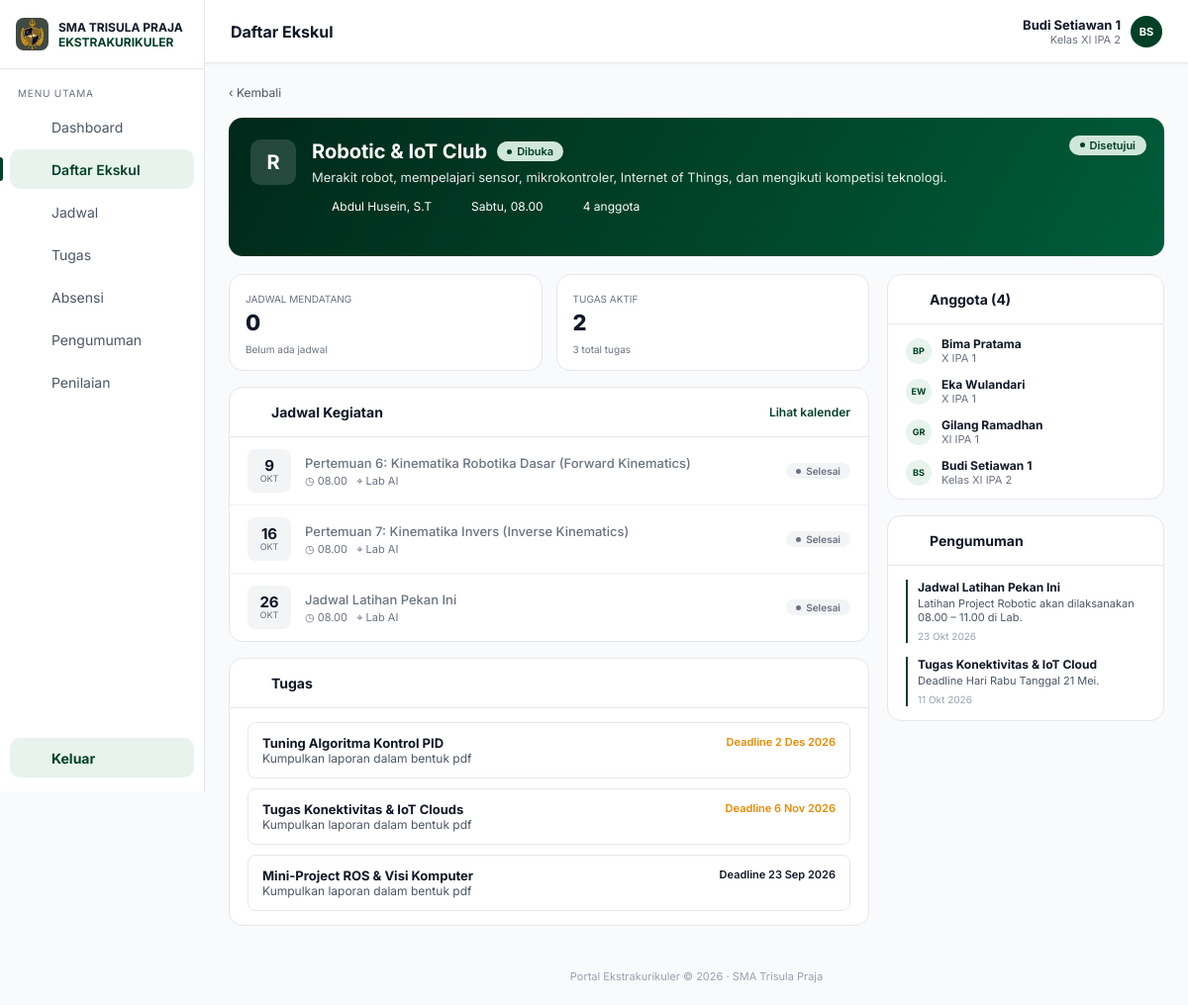
The app's page /portal-trisula/ekskul_detail.php?id=1 (signed in) with its own data.
### tables this page shows
CREATE TABLE `users` (
  `id` int UNSIGNED NOT NULL,
  `username` varchar(50) NOT NULL,
  `password` varchar(255) NOT NULL,
  `nama` varchar(100) NOT NULL,
  `role` enum('siswa','pembimbing') NOT NULL DEFAULT 'siswa',
  `nis` varchar(20) DEFAULT NULL,
  `angkatan` year DEFAULT NULL,
  `kelas` varchar(30) DEFAULT NULL,
  `created_at` timestamp NULL DEFAULT CURRENT_TIMESTAMP
);

CREATE TABLE `ekskul` (
  `id` int UNSIGNED NOT NULL,
  `nama` varchar(100) NOT NULL,
  `deskripsi` varchar(255) NOT NULL,
  `pembimbing` varchar(100) NOT NULL,
  `pembimbing_id` int UNSIGNED DEFAULT NULL,
  `hari` enum('Senin','Selasa','Rabu','Kamis','Jumat','Sabtu','Minggu') NOT NULL,
  `jam_mulai` time NOT NULL,
  `jam_selesai` time NOT NULL,
  `kuota` smallint UNSIGNED NOT NULL
);

CREATE TABLE `pertemuan` (
  `id` int UNSIGNED NOT NULL,
  `ekskul_id` int UNSIGNED NOT NULL,
  `judul` varchar(150) NOT NULL,
  `tanggal` date NOT NULL,
  `jam` time NOT NULL,
  `lokasi` varchar(80) NOT NULL
);

CREATE TABLE `ekskul_tugas` (
  `id` int UNSIGNED NOT NULL,
  `ekskul_id` int UNSIGNED NOT NULL,
  `judul` varchar(150) NOT NULL,
  `keterangan` varchar(255) NOT NULL,
  `deadline` date NOT NULL
);

CREATE TABLE `ekskul_pengumuman` (
  `id` int UNSIGNED NOT NULL,
  `ekskul_id` int UNSIGNED NOT NULL,
  `judul` varchar(150) NOT NULL,
  `isi` varchar(255) NOT NULL,
  `tanggal` date NOT NULL
);

### portal-trisula/includes/auth.php (called while the page is built, shortened)
<?php
function e(?string $v): string
{
    return htmlspecialchars($v ?? '', ENT_QUOTES, 'UTF-8');
}
function is_logged_in(): bool
{
    return isset($_SESSION['user']);
}
function require_role(string $role): array
{
    return $_SESSION['user'];
}

### portal-trisula/ekskul_detail.php (the view, shortened to what this page needs)
<?php
require __DIR__ . '/config/database.php';
require __DIR__ . '/includes/auth.php';
require __DIR__ . '/includes/siswa_layout.php';
require __DIR__ . '/includes/ekskul.php';
$session = require_role('siswa');
$pdo     = db();
$user    = load_user($pdo, (int) $session['id']);
$id     = (int) ($_GET['id'] ?? $_POST['id'] ?? 0);
$ekskul = find_ekskul($pdo, $id);
$daftar = $ekskul ? find_pendaftaran($pdo, (int) $user['id'], $id) : null;
$today = date('Y-m-d');
$st = $pdo->prepare('SELECT * FROM pertemuan WHERE ekskul_id = ? ORDER BY tanggal');
$st->execute([$id]);
$pertemuan = $st->fetchAll();
$mendatang = array_values(array_filter($pertemuan, fn ($p) => $p['tanggal'] >= $today));
$st = $pdo->prepare('SELECT * FROM ekskul_tugas WHERE ekskul_id = ? ORDER BY deadline DESC');
$st->execute([$id]);
$tugas      = $st->fetchAll();
$tugasAktif = count(array_filter($tugas, fn ($t) => $t['deadline'] >= $today));
$st = $pdo->prepare("SELECT u.nama, u.kelas FROM pendaftaran p JOIN users u ON u.id = p.siswa_id
                     WHERE p.ekskul_id = ? AND p.status = 'disetujui' ORDER BY p.id LIMIT 12");
$st->execute([$id]);
$anggota = $st->fetchAll();
$st = $pdo->prepare('SELECT * FROM ekskul_pengumuman WHERE ekskul_id = ? ORDER BY tanggal DESC LIMIT 5');
$st->execute([$id]);
$pengumuman = $st->fetchAll();
siswa_header('Daftar Ekskul', 'ekskul', $user);
?>
<a href="daftar_ekskul.php" class="back">‹ Kembali</a>
<section class="hero-e">
    <div class="hero-main">
        <span class="hero-letter"><?= e(mb_strtoupper(mb_substr($ekskul['nama'], 0, 1))) ?></span>
        <div>
            <h2><?= e($ekskul['nama']) ?> <span class="badge"><i></i>Dibuka</span></h2>
            <p><?= e($ekskul['deskripsi']) ?></p>
            <div class="hero-meta">
                <span><?= icon('absensi') ?> <?= e($ekskul['pembimbing']) ?></span>
                <span><?= icon('jadwal') ?> <?= e($ekskul['hari'] . ', ' . jam_fmt($ekskul['jam_mulai'])) ?></span>
                <span><?= icon('ekskul') ?> <?= (int) $ekskul['terisi'] ?> anggota</span>
            </div>
        </div>
    </div>
    <div class="hero-status"><?= status_pill($daftar['status']) ?></div>
</section>
<div class="detail-grid">
    <div class="col">
        <div class="mini-stats">
            <article class="stat"><small>JADWAL MENDATANG</small><strong style="color:#101828"><?= count($mendatang) ?></strong>
                <small><?= $mendatang ? 'Berikutnya ' . e(tanggal_id($mendatang[0]['tanggal'])) : 'Belum ada jadwal' ?></small></article>
            <article class="stat"><small>TUGAS AKTIF</small><strong style="color:#101828"><?= $tugasAktif ?></strong>
                <small><?= count($tugas) ?> total tugas</small></article>
        </div>
        <article class="panel">
            <header class="panel-head"><h3><?= icon('jadwal') ?> Jadwal Kegiatan</h3><a href="#">Lihat kalender</a></header>
            <?php foreach ($pertemuan as $p): $lewat = $p['tanggal'] < $today; ?>
                <div class="meet <?= $lewat ? 'past' : '' ?>">
                    <div class="datebox"><b><?= e(date('j', strtotime($p['tanggal']))) ?></b><small><?= e(bulan_pendek($p['tanggal'])) ?></small></div>
                    <div><h4><?= e($p['judul']) ?></h4><small>◷ <?= e(jam_fmt($p['jam'])) ?> &nbsp; ⌖ <?= e($p['lokasi']) ?></small></div>
                    <span class="tag <?= $lewat ? 'tag-done' : 'tag-next' ?>"><i></i><?= $lewat ? 'Selesai' : 'Mendatang' ?></span>
                </div>
            <?php endforeach; ?>
        </article>
        <article class="panel">
            <header class="panel-head"><h3><?= icon('tugas') ?> Tugas</h3></header>
            <div class="task-list">
                <?php foreach ($tugas as $t): $lewat = $t['deadline'] < $today; ?>
                    <div class="task">
                        <div><h4><?= e($t['judul']) ?></h4><p><?= e($t['keterangan']) ?></p></div>
                        <small class="<?= $lewat ? '' : 'txt-wait' ?>">Deadline <?= e(tanggal_id($t['deadline'])) ?></small>
                    </div>
                <?php endforeach; ?>
            </div>
        </article>
    </div>
    <div class="col">
        <article class="panel">
            <header class="panel-head"><h3><?= icon('absensi') ?> Anggota (<?= count($anggota) ?>)</h3></header>
            <div class="members">
                <?php foreach ($anggota as $a): ?>
                    <div class="member">
                        <span class="avatar sm" style="background:#e8f3ee;color:#004029"><?= e(initials($a['nama'])) ?></span>
                        <div><b><?= e($a['nama']) ?></b><small><?= e((string) $a['kelas']) ?></small></div>
                    </div>
                <?php endforeach; ?>
            </div>
        </article>
        <article class="panel">
            <header class="panel-head"><h3><?= icon('pengumuman') ?> Pengumuman</h3></header>
            <div class="ann-list">
                <?php foreach ($pengumuman as $a): ?>
                    <div class="ann"><h4><?= e($a['judul']) ?></h4><p><?= e($a['isi']) ?></p><small><?= e(tanggal_id($a['tanggal'])) ?></small></div>
                <?php endforeach; ?>
            </div>
        </article>
    </div>
</div>
<?php siswa_footer();

### portal-trisula/includes/siswa_layout.php (shortened to what this page needs)
<?php
function icon(string $name): string
{
    $p = [
        'dashboard'  => '<rect x="3" y="3" width="7" height="7" rx="1"/><rect x="14" y="3" width="7" height="7" rx="1"/><rect x="3" y="14" width="7" height="7" rx="1"/><rect x="14" y="14" width="7" height="7" rx="1"/>',
        'ekskul'     => '<path d="M8 6h13M8 12h13M8 18h13"/><circle cx="4" cy="6" r="1"/><circle cx="4" cy="12" r="1"/><circle cx="4" cy="18" r="1"/>',
        'jadwal'     => '<rect x="3" y="5" width="18" height="16" rx="2"/><path d="M3 10h18M8 3v4M16 3v4"/>',
        'tugas'      => '<rect x="5" y="4" width="14" height="17" rx="2"/><path d="M9 4h6v3H9zM9 12h6M9 16h6"/>',
        'absensi'    => '<circle cx="12" cy="8" r="4"/><path d="M4 21a8 8 0 0 1 16 0"/>',
        'pengumuman' => '<rect x="3" y="7" width="18" height="12" rx="2"/><path d="M9 7V5h6v2"/>',
        'penilaian'  => '<path d="M6 20V10M12 20V4M18 20v-7"/>',
        'keluar'     => '<path d="M9 21H5a2 2 0 0 1-2-2V5a2 2 0 0 1 2-2h4M16 17l5-5-5-5M21 12H9"/>',
    ];
    return '<svg viewBox="0 0 24 24" width="20" height="20" fill="none" stroke="currentColor" stroke-width="1.8" stroke-linecap="round" stroke-linejoin="round" aria-hidden="true">' . ($p[$name] ?? '') . '</svg>';
}
function initials(string $nama): string
{
    $nama  = trim(explode(',', $nama)[0]);
    $parts = preg_split('/\s+/', $nama) ?: [];
    $out   = '';
    foreach (array_slice($parts, 0, 2) as $w) {
        $out .= mb_strtoupper(mb_substr($w, 0, 1));
    }
    return $out;
}
function siswa_header(string $title, string $active, array $user): void
{
    $menu = [
        'dashboard'  => ['Dashboard',    'dashboard_siswa.php'],
        'ekskul'     => ['Daftar Ekskul', 'daftar_ekskul.php'],
        'jadwal'     => ['Jadwal',       'jadwal.php'],
        'tugas'      => ['Tugas',        'tugas.php'],
        'absensi'    => ['Absensi',      'absensi.php'],
        'pengumuman' => ['Pengumuman',   'pengumuman.php'],
        'penilaian'  => ['Penilaian',    'penilaian.php'],
    ];
    ?>
<!DOCTYPE html>
<html lang="id">
<head>
    <link rel="stylesheet" href="assets/css/dashboard.css">
</head>
<body class="app">
<aside class="sidebar">
    <div class="brand">
        <img src="assets/img/logo.png" alt="" onerror="this.style.visibility='hidden'">
        <div><b>SMA TRISULA PRAJA</b><span>EKSTRAKURIKULER</span></div>
    </div>
    <p class="menu-label">MENU UTAMA</p>
    <nav>
        <?php foreach ($menu as $key => [$label, $href]): ?>
            <a href="<?= e($href) ?>" class="<?= $key === $active ? 'active' : '' ?>">
                <?= icon($key) ?> <span><?= e($label) ?></span>
            </a>
        <?php endforeach; ?>
    </nav>
    <a href="logout.php" class="logout"><?= icon('keluar') ?> <span>Keluar</span></a>
</aside>
<div class="content">
    <header class="top">
        <h1><?= e($title) ?></h1>
        <a href="profil.php" class="who" style="text-decoration:none;color:inherit">
            <span class="avatar" style="background:#004029"><?= e(initials($user['nama'])) ?></span>
            <div><b><?= e($user['nama']) ?></b><small><?= e($user['kelas'] ?? '') ?></small></div>
        </a>
    </header>
    <main class="page">
<?php
}
function siswa_footer(): void
{
    ?>
    </main>
    <footer class="foot">Portal Ekstrakurikuler © <?= date('Y') ?> · SMA Trisula Praja</footer>
</div>
</body>
</html>
<?php
}

### records on screen
users: nama "BS", nama "Budi Setiawan 1", kelas "Kelas XI IPA 2"
ekskul: nama "R", nama "Robotic & IoT Club", deskripsi "Merakit robot, mempelajari sensor, mikrokontroler, Internet of Things, dan mengikuti kompetisi teknologi.", pembimbing "Abdul Husein, S.T", hari+jam_mulai "Sabtu, 08.00"
pertemuan: tanggal "9", tanggal "OKT", judul "Pertemuan 6: Kinematika Robotika Dasar (Forward Kinematics)", jam "08.00", lokasi "Lab AI", shows "Selesai"
pertemuan: tanggal "16", tanggal "OKT", judul "Pertemuan 7: Kinematika Invers (Inverse Kinematics)", jam "08.00", lokasi "Lab AI", shows "Selesai"
pertemuan: tanggal "26", tanggal "OKT", judul "Jadwal Latihan Pekan Ini", jam "08.00", lokasi "Lab AI", shows "Selesai"
ekskul_tugas: judul "Tuning Algoritma Kontrol PID", keterangan "Kumpulkan laporan dalam bentuk pdf", deadline "2 Des 2026"
ekskul_tugas: judul "Tugas Konektivitas & IoT Clouds", keterangan "Kumpulkan laporan dalam bentuk pdf", deadline "6 Nov 2026"
ekskul_tugas: judul "Mini-Project ROS & Visi Komputer", keterangan "Kumpulkan laporan dalam bentuk pdf", deadline "23 Sep 2026"
users: nama "BP", nama "Bima Pratama", kelas "X IPA 1"
users: nama "EW", nama "Eka Wulandari", kelas "X IPA 1"
users: nama "GR", nama "Gilang Ramadhan", kelas "XI IPA 1"
ekskul_pengumuman: judul "Jadwal Latihan Pekan Ini", isi "Latihan Project Robotic akan dilaksanakan 08.00 – 11.00 di Lab.", tanggal "23 Okt 2026"
ekskul_pengumuman: judul "Tugas Konektivitas & IoT Cloud", isi "Deadline Hari Rabu Tanggal 21 Mei.", tanggal "11 Okt 2026"

### other values on screen
$label "Dashboard"
$label "Daftar Ekskul"
$label "Jadwal"
$label "Tugas"
$label "Absensi"
$label "Pengumuman"
$label "Penilaian"
$title "Daftar Ekskul"
$ekskul['terisi'] "4"
$label "Disetujui"
count($mendatang) "0"
$tugasAktif "2"
count($tugas) "3"
count($anggota) "4"
